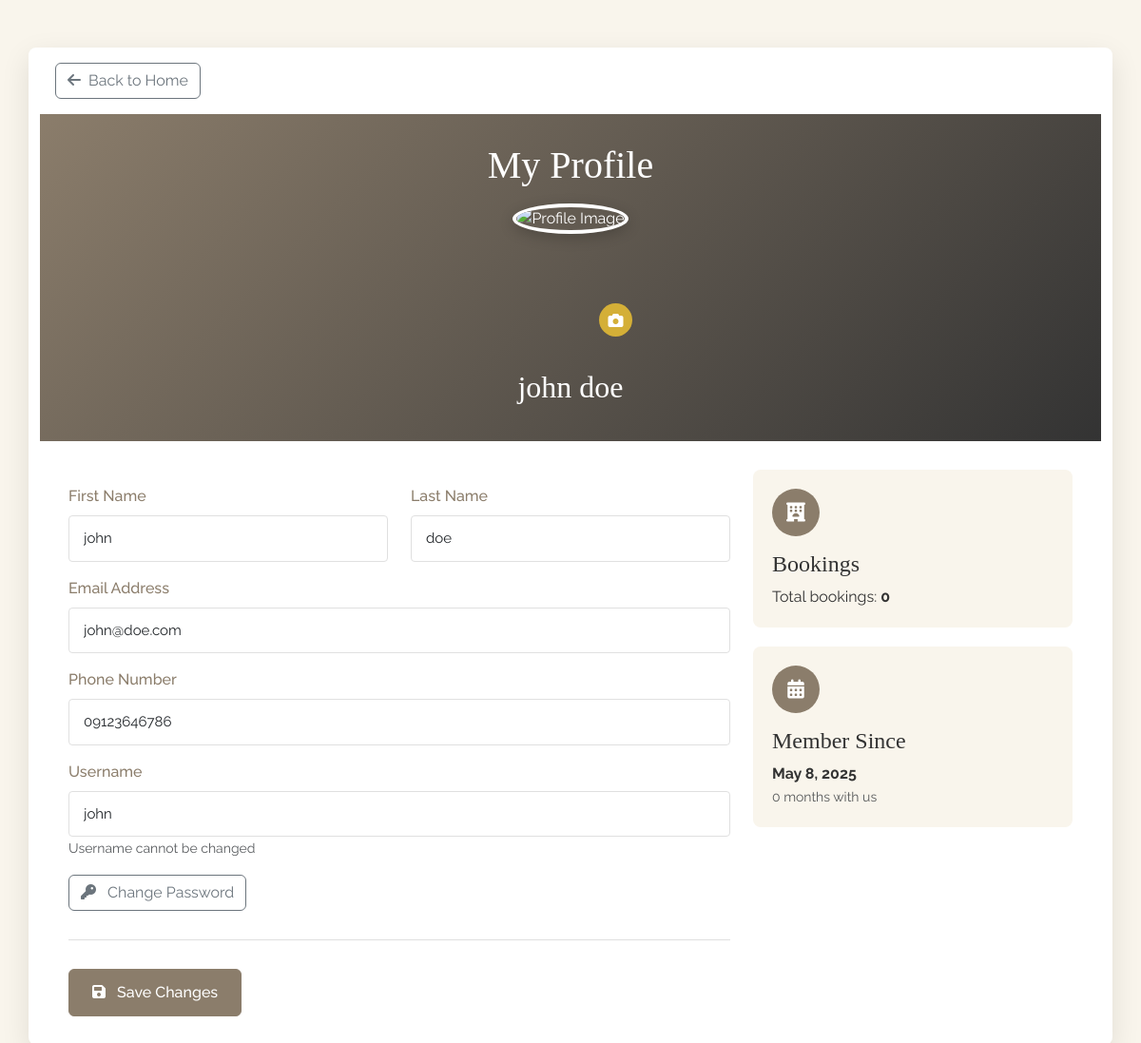
The app's page /landing_page/pages/profile.php (signed in) with its own data.
### tables this page shows
CREATE TABLE IF NOT EXISTS `users` (
  `user_id` int NOT NULL AUTO_INCREMENT,
  `username` varchar(50) NOT NULL,
  `email` varchar(100) NOT NULL,
  `password` varchar(255) NOT NULL,
  `first_name` varchar(50) NOT NULL,
  `last_name` varchar(50) NOT NULL,
  `phone_number` varchar(20) DEFAULT NULL,
  `user_type` enum('admin','customer') NOT NULL DEFAULT 'customer',
  `profile_image` varchar(255) DEFAULT NULL,
  `created_at` timestamp NULL DEFAULT CURRENT_TIMESTAMP,
  `updated_at` timestamp NULL DEFAULT CURRENT_TIMESTAMP ON UPDATE CURRENT_TIMESTAMP,
  `last_login` timestamp NULL DEFAULT NULL,
  PRIMARY KEY (`user_id`),
  UNIQUE KEY `email` (`email`)
);

### landing_page/pages/profile.php (the view, shortened to what this page needs)
<?php
require_once '../../config/db.php';
$userId = $_SESSION['user_id'];
$query = "SELECT * FROM users WHERE user_id = $userId";
$result = $conn->query($query);
if ($result->num_rows > 0) {
    $user = $result->fetch_assoc();
} else {
    die("User not found");
}
?>
<!DOCTYPE html>
<html lang="en">
<head>
    <link href="https://cdn.jsdelivr.net/npm/bootstrap@5.3.0-alpha1/dist/css/bootstrap.min.css" rel="stylesheet">
    <link rel="stylesheet" href="https://cdnjs.cloudflare.com/ajax/libs/font-awesome/6.0.0/css/all.min.css">
    <link rel="stylesheet" href="../css/profile.css">
</head>
<body>
    <div class="container profile-container">
        <div class="text-start p-3">
            <a href="../index.php" class="btn btn-outline-secondary">
                <i class="fas fa-arrow-left me-2"></i>Back to Home
            </a>
        </div>
        <div class="profile-header text-center">
            <h1 class="mb-3">My Profile</h1>
            <div class="profile-image-container">
                <img src="<?php echo isset($user['profile_image']) && !empty($user['profile_image']) ? '../../public/' . $user['profile_image'] : '../../publoads/profile_images/default-profile.jpg'; ?>"
                    class="profile-image" id="profile_image_preview" alt="Profile Image">
                <label for="profile_image_input" class="image-upload-btn">
                    <i class="fas fa-camera"></i>
                </label>
            </div>
            <h2 class="mt-4"><?php echo $user['first_name'] . ' ' . $user['last_name']; ?></h2>
        </div>
        <div class="profile-info">
            <div class="row">
                <div class="col-md-8">
                    <form method="POST" action="" enctype="multipart/form-data">
                        <div class="row mb-3">
                            <div class="col-md-6">
                                <label for="first_name" class="form-label">First Name</label>
                                <input type="text" class="form-control" id="first_name" name="first_name" value="<?php echo $user['first_name']; ?>" required>
                            </div>
                            <div class="col-md-6">
                                <label for="last_name" class="form-label">Last Name</label>
                                <input type="text" class="form-control" id="last_name" name="last_name" value="<?php echo $user['last_name']; ?>" required>
                            </div>
                        </div>
                        <div class="mb-3">
                            <label for="email" class="form-label">Email Address</label>
                            <input type="email" class="form-control" id="email" name="email" value="<?php echo $user['email']; ?>" required>
                        </div>
                        <div class="mb-3">
                            <label for="phone_number" class="form-label">Phone Number</label>
                            <input type="text" class="form-control" id="phone_number" name="phone_number" value="<?php echo $user['phone_number']; ?>">
                        </div>
                        <div class="mb-3">
                            <label for="username" class="form-label">Username</label>
                            <input type="text" class="form-control" id="username" value="<?php echo $user['username']; ?>" readonly>
                            <small class="text-muted">Username cannot be changed</small>
                        </div>
                        <div class="mb-3">
                            <button type="button" class="btn btn-outline-secondary" data-bs-toggle="modal" data-bs-target="#updatePasswordModal">
                                <i class="fas fa-key me-2"></i> Change Password
                            </button>
                        </div>
                        <div class="divider"></div>
                        <button type="submit" name="update_profile" class="btn btn-primary">
                            <i class="fas fa-save me-2"></i> Save Changes
                        </button>
                    </form>
                </div>
                <div class="col-md-4">
                    <div class="stats-card">
                        <div class="stats-icon">
                            <i class="fas fa-hotel"></i>
                        </div>
                        <h4>Bookings</h4>
                        <p class="mb-0">Total bookings: <strong>
                                <?php
                                $bookingQuery = "SELECT COUNT(*) as total FROM bookings WHERE user_id = $userId";
                                $bookingResult = $conn->query($bookingQuery);
                                $bookingCount = $bookingResult->fetch_assoc()['total'];
                                echo $bookingCount;
                                ?>
                            </strong></p>
                    </div>
                    <div class="stats-card">
                        <div class="stats-icon">
                            <i class="fas fa-calendar-alt"></i>
                        </div>
                        <h4>Member Since</h4>
                        <p class="mb-0">
                            <strong>
                                <?php echo date('F j, Y', strtotime($user['created_at'])); ?>
                            </strong>
                        </p>
                        <small class="text-muted">
                            <?php
                            $created = new DateTime($user['created_at']);
                            $now = new DateTime();
                            $diff = $created->diff($now);
                            echo $diff->y > 0 ? $diff->y . ' years' : $diff->m . ' months';
                            ?> with us
                        </small>
                    </div>
                </div>
            </div>
        </div>
    </div>
</body>
</html>

### landing_page/css/profile.css (style rules this page uses)
:root { --primary-color: #8b7d6b; --secondary-color: #d4c19c; --dark-color: #333333; --light-color: #f9f5ec; --gold-color: #d4af37; }
body { font-family: 'Raleway', sans-serif; background-color: var(--light-color); color: var(--dark-color); }
h1, h2, h3, h4, h5 { font-family: 'Playfair Display', serif; }
.profile-container { background-color: white; box-shadow: 0 10px 30px rgba(0, 0, 0, 0.1); border-radius: 8px; overflow: hidden; margin-top: 50px; margin-bottom: 50px; }
.profile-header { background: linear-gradient(135deg, var(--primary-color), var(--dark-color)); color: white; padding: 30px; position: relative; }
.profile-image-container { position: relative; width: 150px; height: 150px; margin: 0 auto; }
.profile-image { width: 150px; height: 150px; object-fit: cover; border-radius: 50%; border: 4px solid white; box-shadow: 0 4px 15px rgba(0, 0, 0, 0.2); }
.image-upload-btn { position: absolute; bottom: 10px; right: 10px; background-color: var(--gold-color); color: white; border-radius: 50%; width: 35px; height: 35px; display: flex; align-items: center; justify-content: center; cursor: pointer; transition: all 0.3s; }
.profile-info { padding: 30px; }
.form-label { font-weight: 500; color: var(--primary-color); }
.form-control { border: 1px solid #e0e0e0; border-radius: 4px; padding: 12px 15px; height: auto; font-size: 15px; }
.divider { height: 1px; background-color: #e0e0e0; margin: 30px 0; }
.btn-primary { background-color: var(--primary-color); border-color: var(--primary-color); padding: 12px 24px; font-weight: 500; transition: all 0.3s; }
.stats-card { background-color: var(--light-color); border-radius: 8px; padding: 20px; margin-bottom: 20px; transition: all 0.3s; }
.stats-icon { width: 50px; height: 50px; background-color: var(--primary-color); color: white; border-radius: 50%; display: flex; align-items: center; justify-content: center; font-size: 20px; margin-bottom: 15px; }

### records on screen
users: first_name "john", last_name "doe", email "john@doe.com", phone_number "09123646786", username "john", created_at "May 8, 2025"

### other values on screen
$bookingCount "0"
